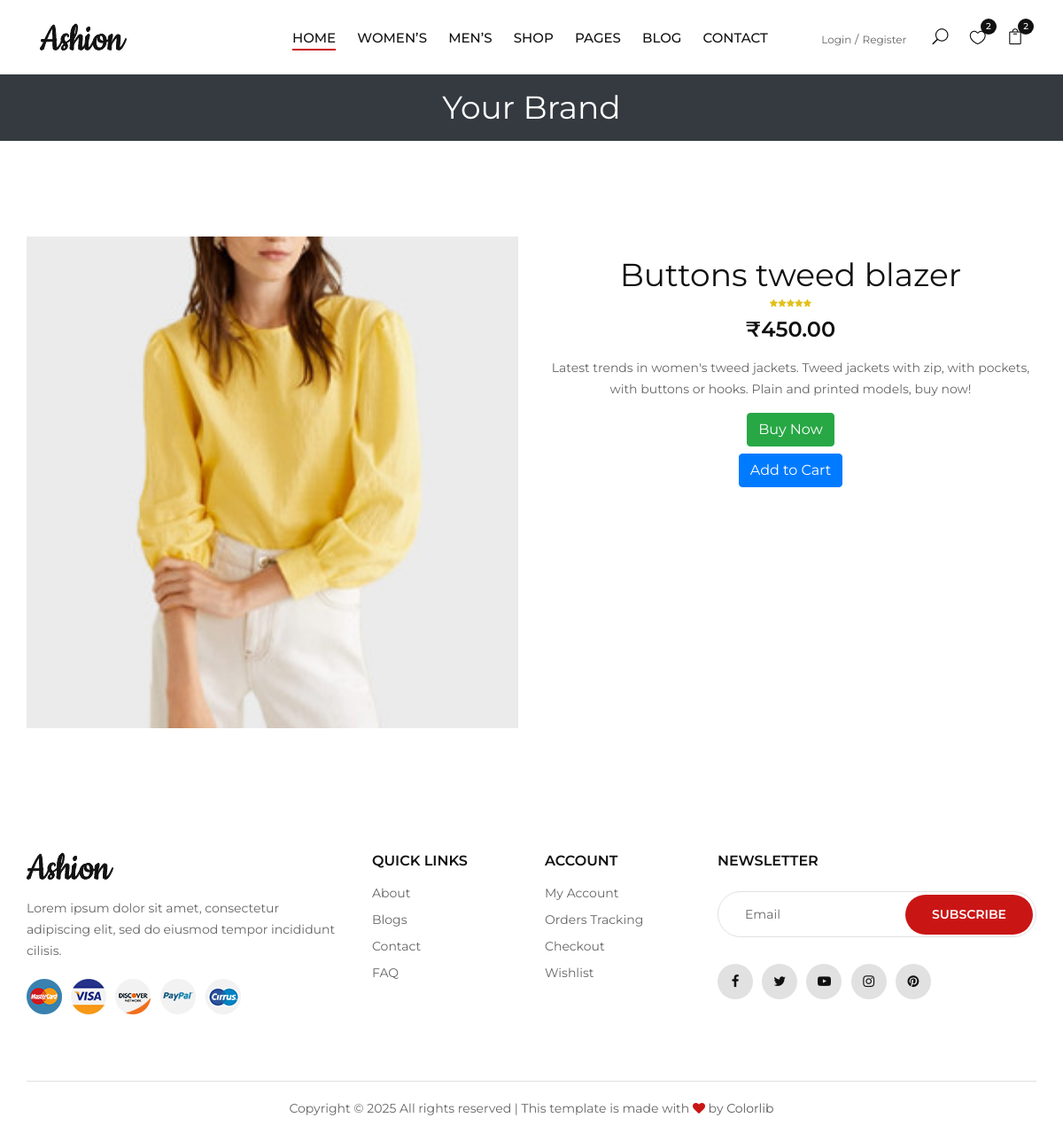
Page /product/1/ (signed in) on the committed database.
### prediction/models.py (models this page shows, shortened)
class Dress(models.Model):
    category = models.ForeignKey(Category, on_delete=models.CASCADE, related_name='dresses')
    name = models.CharField(max_length=200)
    description = models.TextField(blank=True)
    price = models.DecimalField(max_digits=8, decimal_places=2)
    image = models.ImageField(upload_to='dress_images/', blank=True, null=True)

### prediction/views.py (the view)
# urls.py: path('product/<int:pk>/', views.product_detail, name='product_detail'),
@login_required
def product_detail(request, pk):
    product = get_object_or_404(Dress, pk=pk)
    return render(request, 'details.html', {'product': product})

### prediction/templates/details.html (shortened to what this page needs)
<!DOCTYPE html>
{% load static %}
<html lang="en">
<head>
    <link rel="stylesheet" href="https://stackpath.bootstrapcdn.com/bootstrap/4.5.2/css/bootstrap.min.css">
    <link rel="stylesheet" href="https://cdnjs.cloudflare.com/ajax/libs/font-awesome/5.15.4/css/all.min.css">
    <link rel="stylesheet" href="css/style.css">
    <link rel="stylesheet" href="https://cdnjs.cloudflare.com/ajax/libs/OwlCarousel2/2.3.4/assets/owl.carousel.min.css"/>
    <link rel="stylesheet" href="{% static 'css/bootstrap.min.css' %}" type="text/css">
    <link rel="stylesheet" href="{% static 'css/font-awesome.min.css' %}" type="text/css">
    <link rel="stylesheet" href="{% static 'css/elegant-icons.css' %}" type="text/css">
    <link rel="stylesheet" href="{% static 'css/jquery-ui.min.css' %}" type="text/css">
    <link rel="stylesheet" href="{% static 'css/magnific-popup.css' %}" type="text/css">
    <link rel="stylesheet" href="{% static 'css/owl.carousel.min.css' %}" type="text/css">
    <link rel="stylesheet" href="{% static 'css/slicknav.min.css' %}" type="text/css">
    <link rel="stylesheet" href="{% static 'css/style.css' %}" type="text/css">
</head>
<body>
    <header class="header">
        <div class="container-fluid">
            <div class="row">
                <div class="col-xl-3 col-lg-2">
                    <div class="header__logo">
                        <a href="{% url 'index' %}"><img src="{% static 'img/logo.png' %}" alt=""></a>
                    </div>
                </div>
                <div class="col-xl-6 col-lg-7">
                    <nav class="header__menu">
                        <ul>
                            <li class="active"><a href="./index.html">Home</a></li>
                            <li><a href="#">Women’s</a></li>
                            <li><a href="#">Men’s</a></li>
                            <li><a href="./shop.html">Shop</a></li>
                            <li><a href="#">Pages</a>
                            </li>
                            <li><a href="./blog.html">Blog</a></li>
                            <li><a href="./contact.html">Contact</a></li>
                        </ul>
                    </nav>
                </div>
                <div class="col-lg-3">
                    <div class="header__right">
                        <div class="header__right__auth">
                            <a href="{% url 'login' %}">Login</a>
                            <a href="{% url 'register' %}">Register</a>
                        </div>
                        <ul class="header__right__widget">
                            <li><span class="icon_search search-switch"></span></li>
                            <li><a href="#"><span class="icon_heart_alt"></span>
                                <div class="tip">2</div>
                            </a></li>
                            <li><a href="#"><span class="icon_bag_alt"></span>
                                <div class="tip">2</div>
                            </a></li>
                        </ul>
                    </div>
                </div>
            </div>
        </div>
    </header>
    <header class="py-3 bg-dark text-white text-center">
        <h2>Your Brand</h2>
    </header>
    <section class="product spad">
        <div class="container mt-5">
            <div class="row">
                <div class="col-md-6">
                    <div class="product__item__pic set-bg" data-setbg="{{ product.image.url }}" style="background-image: url('{{ product.image.url }}'); height: 500px; background-size: cover; background-position: center;">
                    </div>
                </div>
                <div class="col-md-6">
                    <div class="product__item__text">
                        <h2>{{ product.name }}</h2>
                        <div class="rating mb-2">
                            {% for i in "12345" %}
                                <i class="fa fa-star"></i>
                            {% endfor %}
                        </div>
                        <div class="product__price h4 mb-3">₹{{ product.price }}</div>
                        <p>{{ product.description }}</p>
                        <form method="POST" action="{% url 'buy_now' product.id %}" class="mb-2">
                            <button type="submit" class="btn btn-success">Buy Now</button>
                        </form>
                        <form method="POST" action="{% url 'add_to_cart' product.id %}">
                            <button type="submit" class="btn btn-primary">Add to Cart</button>
                        </form>
                    </div>
                </div>
            </div>
        </div>
    </section>
<footer class="footer">
    <div class="container">
        <div class="row">
            <div class="col-lg-4 col-md-6 col-sm-7">
                <div class="footer__about">
                    <div class="footer__logo">
                        <a href="./index.html"><img src="{% static 'img/logo.png' %}" alt=""></a>
                    </div>
                    <p>Lorem ipsum dolor sit amet, consectetur adipiscing elit, sed do eiusmod tempor incididunt
                    cilisis.</p>
                    <div class="footer__payment">
                        <a href="#"><img src="{% static 'img/payment/payment-1.png' %}" alt=""></a>
                        <a href="#"><img src="{% static 'img/payment/payment-2.png' %}" alt=""></a>
                        <a href="#"><img src="{% static 'img/payment/payment-3.png' %}" alt=""></a>
                        <a href="#"><img src="{% static 'img/payment/payment-4.png' %}" alt=""></a>
                        <a href="#"><img src="{% static 'img/payment/payment-5.png' %}" alt=""></a>
                    </div>
                </div>
            </div>
            <div class="col-lg-2 col-md-3 col-sm-5">
                <div class="footer__widget">
                    <h6>Quick links</h6>
                    <ul>
                        <li><a href="#">About</a></li>
                        <li><a href="#">Blogs</a></li>
                        <li><a href="#">Contact</a></li>
                        <li><a href="#">FAQ</a></li>
                    </ul>
                </div>
            </div>
            <div class="col-lg-2 col-md-3 col-sm-4">
                <div class="footer__widget">
                    <h6>Account</h6>
                    <ul>
                        <li><a href="#">My Account</a></li>
                        <li><a href="#">Orders Tracking</a></li>
                        <li><a href="#">Checkout</a></li>
                        <li><a href="#">Wishlist</a></li>
                    </ul>
                </div>
            </div>
            <div class="col-lg-4 col-md-8 col-sm-8">
                <div class="footer__newslatter">
                    <h6>NEWSLETTER</h6>
                    <form action="#">
                        <input type="text" placeholder="Email">
                        <button type="submit" class="site-btn">Subscribe</button>
                    </form>
                    <div class="footer__social">
                        <a href="#"><i class="fa fa-facebook"></i></a>
                        <a href="#"><i class="fa fa-twitter"></i></a>
                        <a href="#"><i class="fa fa-youtube-play"></i></a>
                        <a href="#"><i class="fa fa-instagram"></i></a>
                        <a href="#"><i class="fa fa-pinterest"></i></a>
                    </div>
                </div>
            </div>
        </div>
        <div class="row">
            <div class="col-lg-12">
                <div class="footer__copyright__text">
                    <p>Copyright &copy; <script>document.write(new Date().getFullYear());</script> All rights reserved | This template is made with <i class="fa fa-heart" aria-hidden="true"></i> by <a href="https://colorlib.com" target="_blank">Colorlib</a></p>
                </div>
            </div>
        </div>
    </div>
</footer>
</body>
</html>

### prediction/templates/details.html (style rules this page uses)
.product__item__pic { position: relative; background-size: cover; background-position: center; padding-top: 100%; }
.set-bg { background-size: cover; background-position: center; }

### rows in the picture
Dress: image (picture), name "Buttons tweed blazer", price "450.00", description "Latest trends in women's tweed jackets. Tweed jackets with zip, with pockets, with buttons or hooks. Plain and printed models, buy now!"
